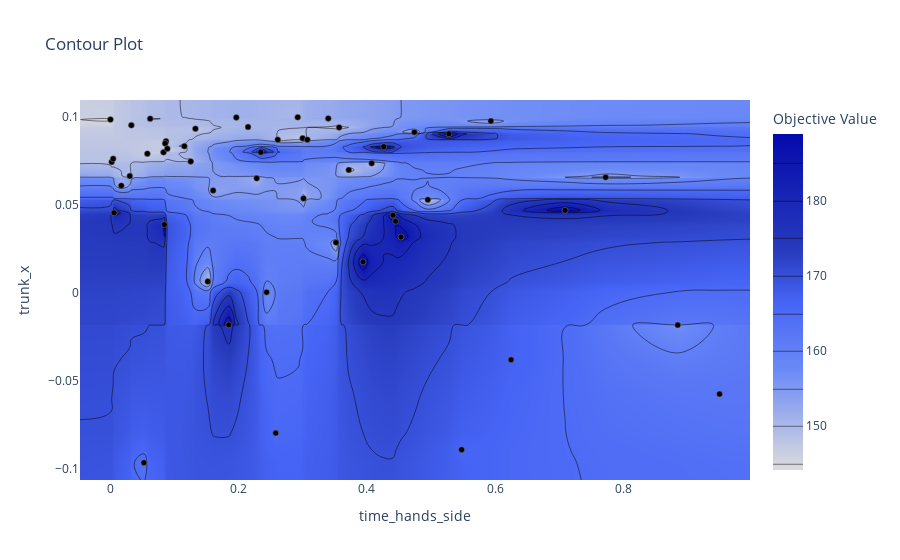

Here is the notebook cell this chart was saved with:
### Code cell
#visualization.plot_contour(study, params=['freq', 'double_support_ratio'])
#visualization.plot_contour(study, params=['trunk_x_offset', 'trunk_pitch'])
#visualization.plot_contour(study, params=['foot_z_pause', 'trunk_pause'])
visualization.plot_contour(study, params=['trunk_x', 'time_hands_side'])
